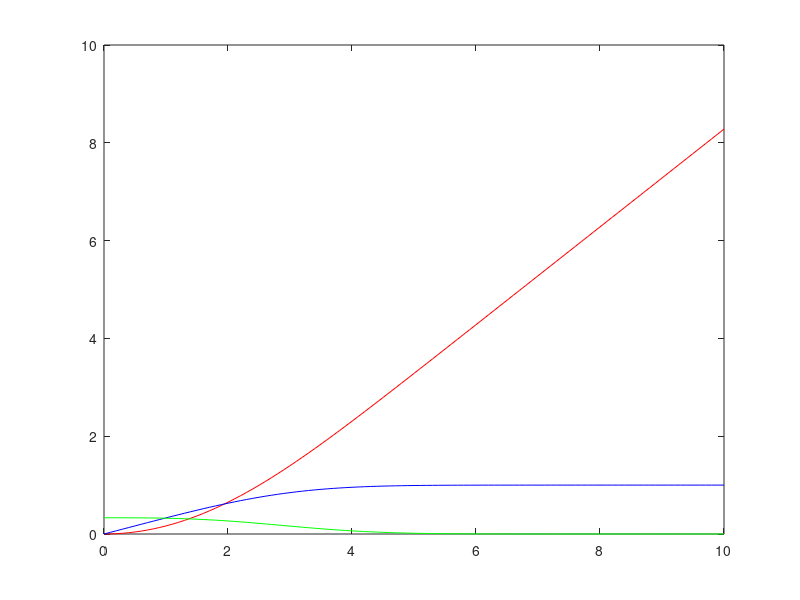

The MATLAB script that drew this image:
clc
clearvars 

y=0;
yp=0;

%y'''=-(1/2)y''y

dx=0.1;
x=0:dx:10;
eps=10^-6;

diff=1;
est=[0.1 2];
ypf=1;
while abs(diff)>eps
   
    ypp=(est(1)+est(2))./2;
    
for i=1:length(x)-1
    
    h(i)=-0.5.*ypp(i).*y(i);
    g(i)=ypp(i);
    f(i)=yp(i);
    
    ypp12(i)=ypp(i)+(dx./2).*h(i);
    yp12(i)=yp(i)+(dx./2).*g(i);
    y12(i)=y(i)+(dx./2).*f(i);
    
    h12(i)=-0.5.*ypp12(i).*y12(i);
    g12(i)=ypp12(i);
    f12(i)=yp12(i);
    
    ypp(i+1)=ypp(i)+dx.*h12(i);
    yp(i+1)=yp(i)+dx.*g12(i);
    y(i+1)=y(i)+dx.*f12(i);
end
diff=yp(end)-ypf;
    if diff>0
        est(2)=ypp(1);
    elseif diff<0
        est(1)=ypp(1);
    end
  
end

ypp(1)
plot(x,y,'r',x,yp,'b',x,ypp,'g')